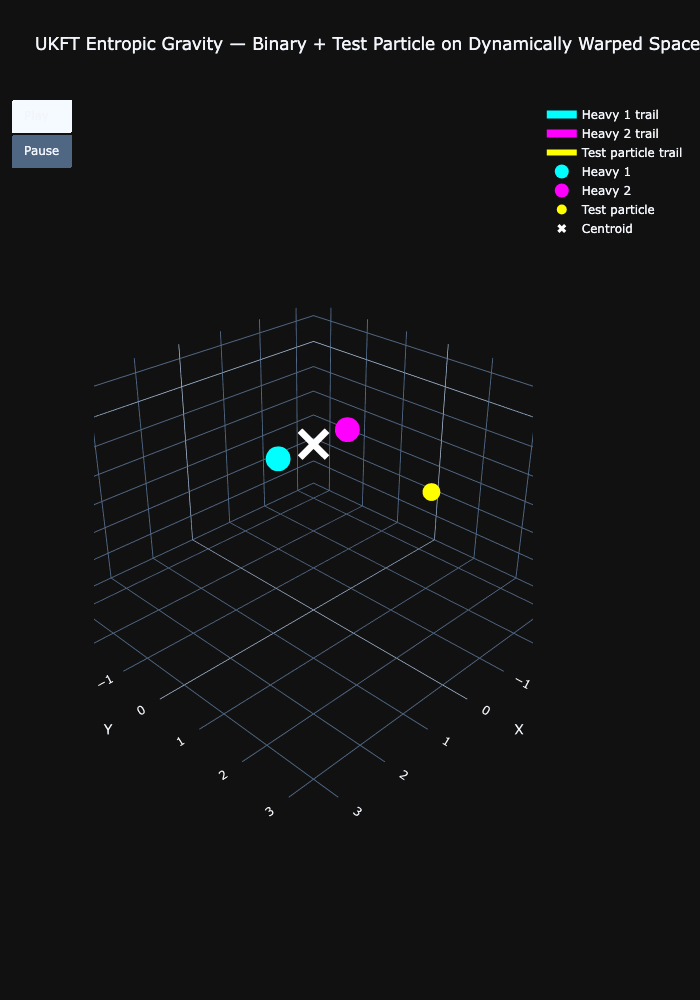

Python code for this plot:
# experiments/06_ukft_entropic_binary_plus_test_3d_dynamic.py
"""
UKFT Entropic Gravity Demo — GO BIG OR GO HOME EDITION 🔥

All three upgrades combined:
1. Pure entropic attraction (no Newtonian force): mutual "gravity" from knowledge density ρ
   (sum of Gaussians at heavy masses). Acceleration ∝ ∇ρ toward higher coherence.
2. Light test particle (tiny back-reaction) spiraling in / orbiting the binary system.
3. Fully dynamic rubber sheet: recomputed every frame from current ρ — space-time warps live!

Visual: Two heavy "knowledge centers" in stable orbit via teleological entropic pull,
        light test particle falling in with trail, sheet curving dynamically.
"""

import numpy as np
import plotly.graph_objects as go
import os

# Parameters — tune for chaos or stability
sigma = 0.2                # Gaussian width (knowledge spread) — smaller = sharper 1/r-like attraction
alpha_entropic = 8.0       # Overall strength — higher = tighter orbits / faster infall
m_heavy = 10.0             # "Mass" scaling for heavy particles' ρ contribution
m_test = 0.1               # Tiny back-reaction from test particle (set 0 for none)
dt = 0.01                  # Time step
n_steps = 2000             # Long run for full spirals
animate_every = 10         # Frame skip for smoother animation / file size
z_scale = 3.0              # Visual depth scaling for sheet

# Initial positions (xy-plane orbit, slight z for visibility)
pos_h1 = np.array([ 0.8,  0.0, 0.05])
pos_h2 = np.array([-0.8,  0.0, 0.05])
pos_test = np.array([0.0, 2.5, 0.2])   # Start far out for dramatic infall

vel_h1 = np.array([0.0, -1.2, 0.0])
vel_h2 = np.array([0.0,  1.2, 0.0])
vel_test = np.array([-0.3, 0.0, 0.0])  # Slight tangential for orbit attempt

# Storage
positions_h1 = [pos_h1.copy()]
positions_h2 = [pos_h2.copy()]
positions_test = [pos_test.copy()]

# Grid for dynamic sheet (static grid, recompute Z per frame)
grid_size = 60
x_grid = np.linspace(-3, 3, grid_size)
y_grid = np.linspace(-3, 3, grid_size)
X, Y = np.meshgrid(x_grid, y_grid)

# Animation frames storage
frames = []

print("Running UKFT entropic 3-body simulation — this will take a moment...")

for step in range(n_steps):
    if step % 200 == 0:
        print(f"Step {step}/{n_steps}")
    
    # Current positions
    p1, p2, pt = positions_h1[-1], positions_h2[-1], positions_test[-1]
    
    # Knowledge density ρ at each particle position (sum of Gaussians)
    def rho_at(pos, sources=[(p1, m_heavy), (p2, m_heavy), (pt, m_test)]):
        rho = 0.0
        for src_pos, m_src in sources:
            dist2 = np.sum((pos - src_pos)**2) + 1e-8
            rho += m_src * np.exp(-dist2 / (2 * sigma**2))
        return rho
    
    rho1 = rho_at(p1, sources=[(p2, m_heavy), (pt, m_test)])  # Exclude self
    rho2 = rho_at(p2, sources=[(p1, m_heavy), (pt, m_test)])
    rho_t = rho_at(pt, sources=[(p1, m_heavy), (p2, m_heavy)])
    
    # Gradient ∇ρ ≈ direction to higher density
    def grad_rho_at(pos, sources):
        grad = np.zeros(3)
        eps = 1e-6
        for i in range(3):
            delta = np.zeros(3)
            delta[i] = eps
            grad[i] = (rho_at(pos + delta, sources) - rho_at(pos - delta, sources)) / (2 * eps)
        return grad
    
    grad1 = grad_rho_at(p1, sources=[(p2, m_heavy), (pt, m_test)])
    grad2 = grad_rho_at(p2, sources=[(p1, m_heavy), (pt, m_test)])
    grad_t = grad_rho_at(pt, sources=[(p1, m_heavy), (p2, m_heavy)])
    
    # Acceleration = alpha * ∇ρ (toward higher coherence / lower entropy)
    acc1 = alpha_entropic * grad1
    acc2 = alpha_entropic * grad2
    acc_t = alpha_entropic * grad_t
    
    # Euler update
    vel_h1 += acc1 * dt
    vel_h2 += acc2 * dt
    vel_test += acc_t * dt
    
    new_p1 = p1 + vel_h1 * dt
    new_p2 = p2 + vel_h2 * dt
    new_pt = pt + vel_test * dt
    
    positions_h1.append(new_p1)
    positions_h2.append(new_p2)
    positions_test.append(new_pt)
    
    # Build frame every N steps
    if step % animate_every == 0 or step == n_steps - 1:
        # Dynamic sheet from current positions
        dist1 = np.sqrt((X - new_p1[0])**2 + (Y - new_p1[1])**2 + 1e-6)
        dist2 = np.sqrt((X - new_p2[0])**2 + (Y - new_p2[1])**2 + 1e-6)
        dist_t = np.sqrt((X - new_pt[0])**2 + (Y - new_pt[1])**2 + 1e-6)
        Z = -z_scale * (m_heavy / dist1 + m_heavy / dist2 + m_test / dist_t)
        
        frame_data = [
            # Dynamic sheet
            go.Surface(x=X, y=Y, z=Z, colorscale='viridis', opacity=0.7, showscale=False),
            # Trails
            go.Scatter3d(x=[p[0] for p in positions_h1], y=[p[1] for p in positions_h1], z=[p[2] for p in positions_h1],
                         mode='lines', line=dict(color='cyan', width=8), name='Heavy 1 trail'),
            go.Scatter3d(x=[p[0] for p in positions_h2], y=[p[1] for p in positions_h2], z=[p[2] for p in positions_h2],
                         mode='lines', line=dict(color='magenta', width=8), name='Heavy 2 trail'),
            go.Scatter3d(x=[p[0] for p in positions_test], y=[p[1] for p in positions_test], z=[p[2] for p in positions_test],
                         mode='lines', line=dict(color='yellow', width=6), name='Test particle trail'),
            # Current positions
            go.Scatter3d(x=[new_p1[0]], y=[new_p1[1]], z=[new_p1[2]], mode='markers',
                         marker=dict(size=14, color='cyan'), name='Heavy 1'),
            go.Scatter3d(x=[new_p2[0]], y=[new_p2[1]], z=[new_p2[2]], mode='markers',
                         marker=dict(size=14, color='magenta'), name='Heavy 2'),
            go.Scatter3d(x=[new_pt[0]], y=[new_pt[1]], z=[new_pt[2]], mode='markers',
                         marker=dict(size=10, color='yellow'), name='Test particle'),
            # Centroid
            go.Scatter3d(x=[0], y=[0], z=[0], mode='markers',
                         marker=dict(size=8, color='white', symbol='x'), name='Centroid')
        ]
        frames.append(go.Frame(data=frame_data, name=str(step)))

positions_h1 = np.array(positions_h1)
positions_h2 = np.array(positions_h2)
positions_test = np.array(positions_test)

# Final figure
fig = go.Figure(data=frames[0].data, frames=frames)

fig.update_layout(
    title="UKFT Entropic Gravity — Binary + Test Particle on Dynamically Warped Space-Time Sheet",
    scene=dict(
        xaxis=dict(range=[-3.5, 3.5], title='X'),
        yaxis=dict(range=[-3.5, 3.5], title='Y'),
        zaxis=dict(range=[-12, 3], title='Z (entropic curvature)'),
        aspectmode='manual',
        aspectratio=dict(x=1, y=1, z=0.6),
        camera=dict(eye=dict(x=1.5, y=1.5, z=1.2))
    ),
    height=1000,
    template="plotly_dark",
    updatemenus=[dict(
        type="buttons",
        buttons=[dict(label="Play", method="animate",
                      args=[None, {"frame": {"duration": 60, "redraw": True}, "fromcurrent": True}]),
                 dict(label="Pause", method="animate",
                      args=[[None], {"frame": {"duration": 0, "redraw": False}, "mode": "immediate"}])]
    )]
)

output_file = os.path.join("results", "06_ukft_entropic_binary_plus_test_3d_dynamic.html")
fig.write_html(output_file)

# Save PNG of the final frame
png_file = output_file.replace(".html", ".png")
try:
    fig.write_image(png_file)
    print(f"Saved plot image to {png_file}")
except Exception as e:
    print(f"Could not save PNG: {e}")

print(f"UKFT entropic 3-body complete. Saved to {output_file}")
print(f"Final separation heavy: {np.linalg.norm(positions_h1[-1] - positions_h2[-1]):.3f}")
